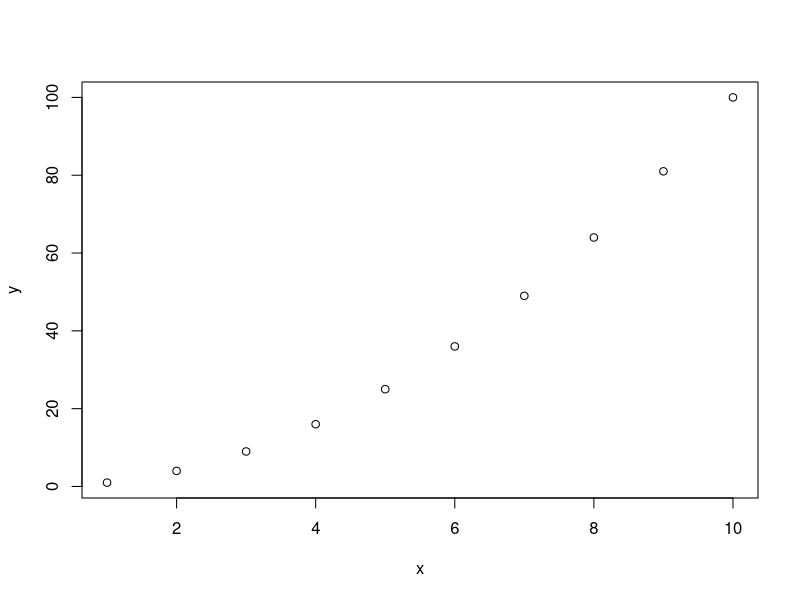
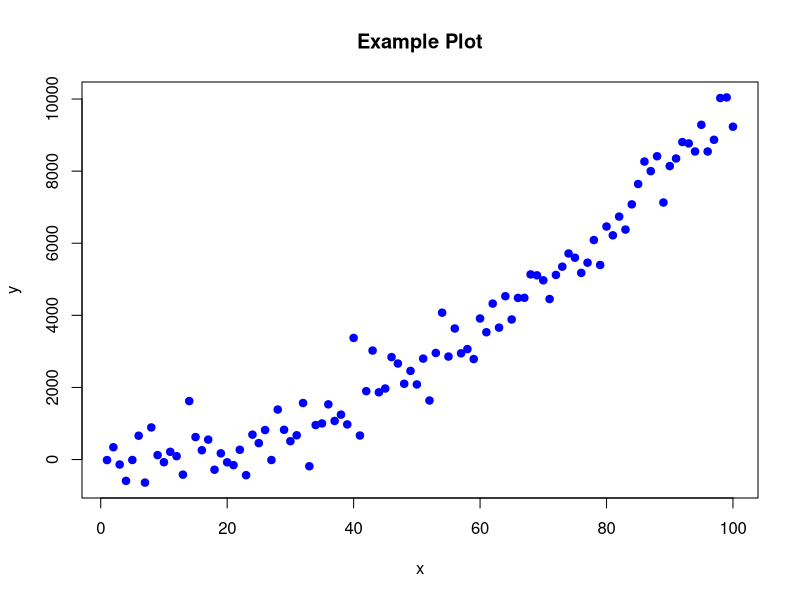

Write R code to recreate these figures, in order.
## ---- chunk 1
# A simple R code block
x <- 1:10
y <- x^2
plot(x, y)
## ---- chunk 2
# Generate a summary of the cars dataset
summary(cars)
## ---- chunk 3
# Generate a basic plot
x <- seq(1, 100, by = 1)
y <- x^2 + rnorm(100, mean = 0, sd = 500)
plot(x, y, main = "Example Plot", col = "blue", pch = 19)
